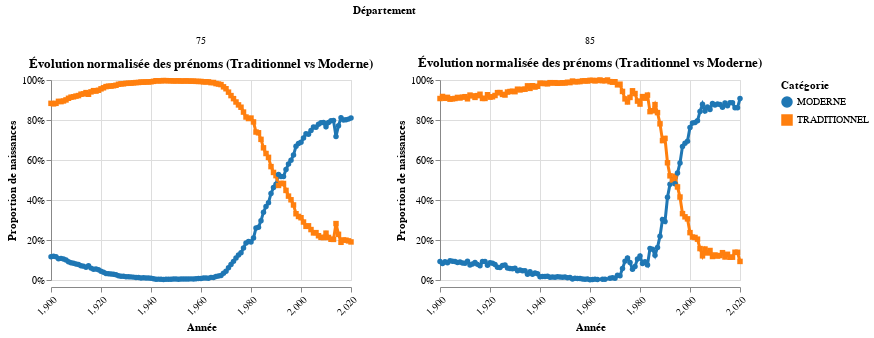

Notebook source saved alongside this figure:
### Code cell
# Filtrer les départements et types
df2 = df[
    df['dpt'].isin(['75', '85']) &
    df['type'].isin(['TRADITIONNEL', 'MODERNE'])
].copy()

# Calculer le total de naissances par année et département
totals = (
    df2
    .groupby(['annais', 'dpt'])['nombre']
    .sum()
    .reset_index()
    .rename(columns={'nombre': 'total'})
)

# Calculer le nombre par type (trad./moderne) par année et département
type_sums = (
    df2
    .groupby(['annais', 'dpt', 'type'])['nombre']
    .sum()
    .reset_index()
    .rename(columns={'nombre': 'count'})
)

# Fusionner et calculer la proportion
merged = (
    type_sums
    .merge(totals, on=['annais', 'dpt'])
)
merged['ratio'] = merged['count'] / merged['total']

# Créer le graphique normalisé
chart2 = (
    alt.Chart(merged)
    .mark_line(point=True, strokeWidth=3)
    .encode(
        x=alt.X('annais:Q',
                title='Année',
                axis=alt.Axis(labelAngle=-45, tickMinStep=5)),
        y=alt.Y('ratio:Q',
                title='Proportion de naissances',
                axis=alt.Axis(format='%')),
        color=alt.Color('type:N',
                        title='Catégorie',
                        scale=alt.Scale(range=['#1f77b4', '#ff7f0e'])),
        shape=alt.Shape('type:N', title='Catégorie'),
        tooltip=[
            alt.Tooltip('dpt:N',   title='Département'),
            alt.Tooltip('type:N',  title='Catégorie'),
            alt.Tooltip('count:Q', title='Nombre'),
            alt.Tooltip('total:Q', title='Total'),
            alt.Tooltip('ratio:Q', title='Part', format='.1%')
        ]
    )
    .properties(
        width=300, height=200,
        title='Évolution normalisée des prénoms\n(Traditionnel vs Moderne)'
    )
    .facet(
        column=alt.Column('dpt:N', title='Département')
    )
    .resolve_scale(y='independent')
)

# Pour afficher dans un notebook :
chart2

### Figure 1 — Vega-Lite specification as saved in the notebook (floating-point values rounded to 4 significant figures; data arrays with more than 128 entries replaced by an {"elided": "..."} marker saying what was removed)
{"config": {"view": {"continuousWidth": 300, "continuousHeight": 300}}, "data": {"name": "data-a7697a775b17998b03803290b09000dd"}, "facet": {"column": {"field": "dpt", "title": "Département", "type": "nominal"}}, "spec": {"mark": {"type": "line", "point": true, "strokeWidth": 3}, "encoding": {"color": {"field": "type", "scale": {"range": ["#1f77b4", "#ff7f0e"]}, "title": "Catégorie", "type": "nominal"}, "shape": {"field": "type", "title": "Catégorie", "type": "nominal"}, "tooltip": [{"field": "dpt", "title": "Département", "type": "nominal"}, {"field": "type", "title": "Catégorie", "type": "nominal"}, {"field": "count", "title": "Nombre", "type": "quantitative"}, {"field": "total", "title": "Total", "type": "quantitative"}, {"field": "ratio", "format": ".1%", "title": "Part", "type": "quantitative"}], "x": {"axis": {"labelAngle": -45, "tickMinStep": 5}, "field": "annais", "title": "Année", "type": "quantitative"}, "y": {"axis": {"format": "%"}, "field": "ratio", "title": "Proportion de naissances", "type": "quantitative"}}, "height": 200, "title": "Évolution normalisée des prénoms\n(Traditionnel vs Moderne)", "width": 300}, "resolve": {"scale": {"y": "independent"}}, "$schema": "https://vega.github.io/schema/vega-lite/v5.20.1.json", "datasets": {"data-a7697a775b17998b03803290b09000dd": {"elided": "482 records"}}}
